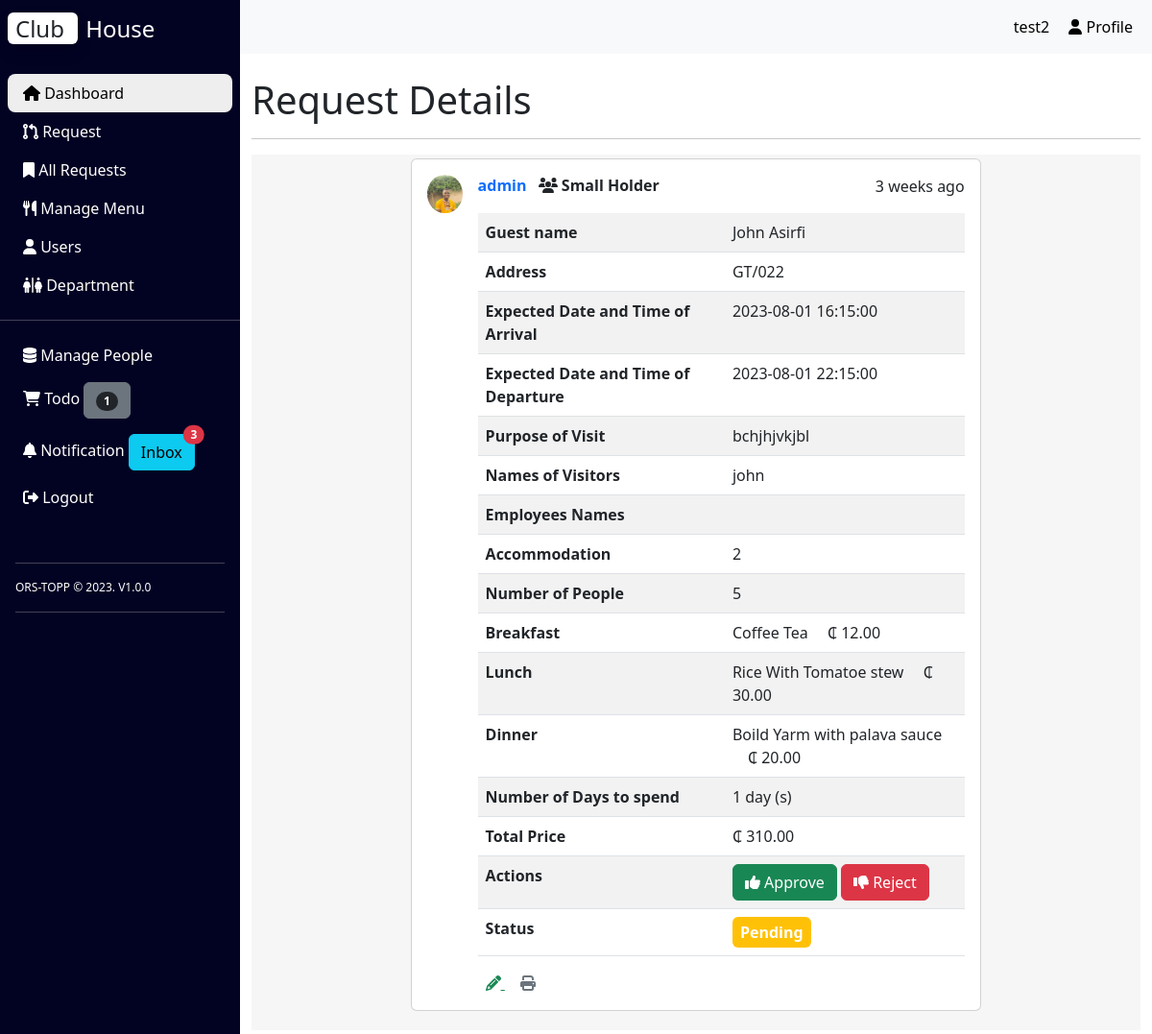
/post.php?id=32 (signed in), run on the app's committed database.
### tables this page shows
CREATE TABLE `requests` (
  `id` int(11) NOT NULL,
  `uniqid` varchar(255) NOT NULL,
  `guest_name` varchar(255) NOT NULL,
  `guest_address` varchar(255) NOT NULL,
  `check_in_date` datetime NOT NULL,
  `check_out_date` datetime NOT NULL,
  `purpose_of_visit` varchar(255) NOT NULL,
  `breakfast` varchar(255) DEFAULT NULL,
  `dinner` varchar(255) DEFAULT NULL,
  `lunch` varchar(255) DEFAULT NULL,
  `num_of_people_for_menu` int(11) DEFAULT NULL,
  `num_of_people_for_acco` int(11) DEFAULT NULL,
  `employee_names` varchar(255) DEFAULT NULL,
  `visitors_names` varchar(255) DEFAULT NULL,
  `status` varchar(255) DEFAULT NULL,
  `rejection_message` varchar(255) DEFAULT NULL,
  `requester_id` int(11) NOT NULL,
  `approver1` int(11) DEFAULT NULL,
  `approver2` int(11) DEFAULT NULL,
  `approver3` int(11) DEFAULT NULL,
  `approver4` int(11) DEFAULT NULL,
  `created_at` timestamp NOT NULL DEFAULT current_timestamp(),
  `approver1_status` enum('Approved','Rejected','Pending') DEFAULT 'Pending',
  `approver2_status` enum('Approved','Rejected','Pending') DEFAULT 'Pending',
  `approver3_status` enum('Approved','Rejected','Pending') DEFAULT 'Pending',
  `approver4_status` enum('Approved','Rejected','Pending') DEFAULT 'Pending'
);

CREATE TABLE `users` (
  `id` int(11) NOT NULL,
  `email` varchar(250) NOT NULL,
  `password` varchar(250) NOT NULL,
  `createddate` datetime NOT NULL DEFAULT current_timestamp(),
  `name` varchar(250) NOT NULL,
  `profile_image` varchar(250) NOT NULL,
  `user_type` enum('admin','user','approver') NOT NULL,
  `department_id` int(11) DEFAULT NULL,
  `tel` varchar(10) NOT NULL,
  `reset_token` varchar(100) NOT NULL
);

CREATE TABLE `departments` (
  `id` int(11) NOT NULL,
  `name` varchar(250) NOT NULL,
  `status` int(11) NOT NULL DEFAULT 1
);

CREATE TABLE `menu` (
  `id` int(11) NOT NULL,
  `name` varchar(50) DEFAULT NULL,
  `description` varchar(255) DEFAULT NULL,
  `price` decimal(10,2) DEFAULT NULL,
  `category_id` int(11) DEFAULT NULL,
  `image` varchar(225) NOT NULL
);

### post.php (the view, shortened to what the rows shown need)
<?php
include 'init.php';
include('inc/header.php');
include('inc/nav.php');
?>
<div class="container pt-4">
    <h1 class="msg-title">Request Details</h1>
    <section style="background-color: #f7f6f6;">
        <div class="container my-1 py-1 text-dark">
            <div class="row d-flex justify-content-center">
                <div class="col-md-12 col-lg-10 col-xl-8">
                    <?php
                    if (isset($_GET['id'])) {
                        $id = isset($_GET['id']) ? intval($_GET['id']) : null;
                        $requestDetails = $request->getRequestDetailsById($id);
                        if ($requestDetails) {
                            $statusClass = '';
                            if ($requestDetails['status'] === 'Pending') {
                                $statusClass = 'bg-warning text-dark';
                            } elseif ($requestDetails['status'] === 'Rejected') {
                                $statusClass = 'bg-danger text-white';
                            } elseif ($requestDetails['status'] === 'Approved') {
                                $statusClass = 'bg-success text-white';
                            } elseif ($requestDetails['status'] === 'Processing') {
                                $statusClass = 'bg-secondary text-white';
                            }
                            ?>
                            <div class="card mb-3 post" id="myPost">
                                <div class="card-body">
                                    <div class="d-flex flex-start">
                                        <img class="rounded-circle shadow-1-strong me-3"
                                            src="<?php echo $requestDetails['requester_image']; ?>" alt="avatar" width="40"
                                            height="40" />
                                        <div class="w-100">
                                            <div class="d-flex justify-content-between align-items-center mb-3">
                                                <h6 class="text-primary fw-bold mb-0">
                                                    <?php echo $requestDetails['requester_name']; ?>
                                                    <span class="text-dark ms-2">
                                                        <i class="fa fa-users" aria-hidden="true"></i>
                                                        <span class="department">
                                                            <?php echo $requestDetails['requester_department']; ?>
                                                        </span>
                                                    </span>
                                                </h6>
                                                <p class="mb-0">
                                                    <?php echo $requestDetails['elapsed_time']; ?>
                                                </p>
                                            </div>
                                            <div class="details" id="details">
                                                <table class="table table-striped">
                                                    <tr>
                                                        <th>Guest name</th>
                                                        <td>
                                                            <?php echo $requestDetails['guest_name']; ?>
                                                        </td>
                                                    </tr>
                                                    <tr>
                                                        <th>Address</th>
                                                        <td>
                                                            <?php echo $requestDetails['guest_address']; ?>
                                                        </td>
                                                    </tr>
                                                    <tr>
                                                        <th>Expected Date and Time of Arrival</th>
                                                        <td>
                                                            <?php echo $requestDetails['check_in_date']; ?>
                                                        </td>
                                                    </tr>
                                                    <tr>
                                                        <th>Expected Date and Time of Departure</th>
                                                        <td>
                                                            <?php echo $requestDetails['check_out_date']; ?>
                                                        </td>
                                                    </tr>
                                                    <tr>
                                                        <th>Purpose of Visit</th>
                                                        <td>
                                                            <?php echo $requestDetails['purpose_of_visit']; ?>
                                                        </td>
                                                    </tr>
                                                    <tr>
                                                        <th>Names of Visitors</th>
                                                        <td>
                                                            <?php echo $requestDetails['visitors_names']; ?>
                                                        </td>
                                                    </tr>
                                                    <tr>
                                                        <th>Employees Names</th>
                                                        <td>
                                                        </td>
                                                    </tr>
                                                    <tr>
                                                        <th>Accommodation</th>
                                                        <td>
                                                            <?php echo $requestDetails['num_of_people_for_acco']; ?>
                                                        </td>
                                                    </tr>
                                                    <tr>
                                                        <th>Number of People</th>
                                                        <td>
                                                            <?php echo $requestDetails['num_of_people_for_menu']; ?>
                                                        </td>
                                                    </tr>
                                                    <tr>
                                                        <th>Breakfast</th>
                                                        <td>
                                                            <?php echo $requestDetails['breakfast']; ?>
                                                           <span class="p-3">&#x20B5; <?php echo $requestDetails['breakfast_price']; ?></span>
                                                        </td>
                                                    </tr>
                                                    <tr>
                                                        <th>Lunch</th>
                                                        <td>
                                                            <?php echo $requestDetails['lunch']; ?>
                                                            <span class="p-3">&#x20B5; <?php echo $requestDetails['lunch_price']; ?></span>
                                                        </td>
                                                    </tr>
                                                    <tr>
                                                        <th>Dinner</th>
                                                        <td>
                                                            <?php echo $requestDetails['dinner']; ?>
                                                            <span class="p-3">&#x20B5; <?php echo $requestDetails['dinner_price']; ?></span>
                                                        </td>
                                                    </tr>
                                                    <tr>
                                                        <th>Number of Days to spend</th>
                                                        <td>
                                                            <?php echo $requestDetails['num_of_days_to_spend']; ?> day (s)
                                                        </td>
                                                    </tr>
                                                    <tr>
                                                        <th>Total Price</th>
                                                        <td>
                                                        &#x20B5; <?php echo number_format($requestDetails['total_price'], 2); ?>
                                                        </td>
                                                    </tr>
                                                    <tr>
                                                        <?php if ($_SESSION['user_type'] == 'admin' || $_SESSION['user_type'] == 'approver'): ?>
                                                            <th>Actions</th>
                                                            <td>
                                                                <form method="POST" action="approve.php">
                                                                        <button type="submit" name="approve_button"
                                                                            class="btn btn-success"><i class="fa fa-thumbs-up" aria-hidden="true"></i> Approve</button>
                                                                            <a href="" class="btn btn-danger" data-bs-toggle="modal"
                                                                            data-bs-target="#rejectexampleModal">
                                                                            <i class="fa fa-thumbs-down" aria-hidden="true"></i> Reject
                                                                        </a>
                                                                </form>
                                                            </td>
                                                        <?php endif; ?>
                                                    </tr>
                                                    <tr>
                                                        <th>Status</th>
                                                        <td>
                                                            <span class="status badge  <?= $statusClass ?> text-white p-2 fs-6">
                                                                <?php echo $requestDetails['status']; ?>
                                                            </span>
                                                        </td>
                                                    </tr>
                                                </table>
                                            </div>
                                            <div class="d-flex justify-content-between align-items-center">
                                                <p class="small mb-0 fs-6">
                                                    <a href="edit_request.php?id=<?= $requestDetails['id'];?>" class="link-success mx-2">
                                                        <i class="fa fa-pencil" aria-hidden="true"></i>
                                                    </a>
                                                    <a href="print_request.php?id=<?php echo $requestDetails['id']; ?>"
                                                        class="link-secondary mx-2">
                                                        <i class="fa fa-print" aria-hidden="true"></i>
                                                    </a>
                                                </p>
                                            </div>
                                        </div>
                                    </div>
                                </div>
                            </div>
                            <?php
                        } else {
                            echo '<p>Invalid request ID.</p>';
                        }
                    } else {
                        echo '<p>Request ID not provided.</p>';
                    }
                    ?>
                </div>
            </div>
        </div>
    </section>
</div>
</div>
</div>
<?php include('inc/footer.php'); ?>

### data on the page
requests: requester.profile_image (picture), requester.name "admin", departments.name "Small Holder", guest_name "John Asirfi", guest_address "GT/022", check_in_date "2023-08-01 16:15:00", check_out_date "2023-08-01 22:15:00", purpose_of_visit "bchjhjvkjbl", visitors_names "john", num_of_people_for_acco "2", num_of_people_for_menu "5", breakfast "Coffee Tea", menu.price "12.00", lunch "Rice With Tomatoe stew", menu.price "30.00", dinner "Boild Yarm with palava sauce", menu.price "20.00", status "Pending"

### other printed values
$totalWhilelistRequests "1"
$numPendingRequests "3"
$_SESSION['user_details']['name'] "test2"
$requestDetails['elapsed_time'] "3 weeks ago"
$requestDetails['num_of_days_to_spend'] "1"
$requestDetails['total_price'] "310.00"
